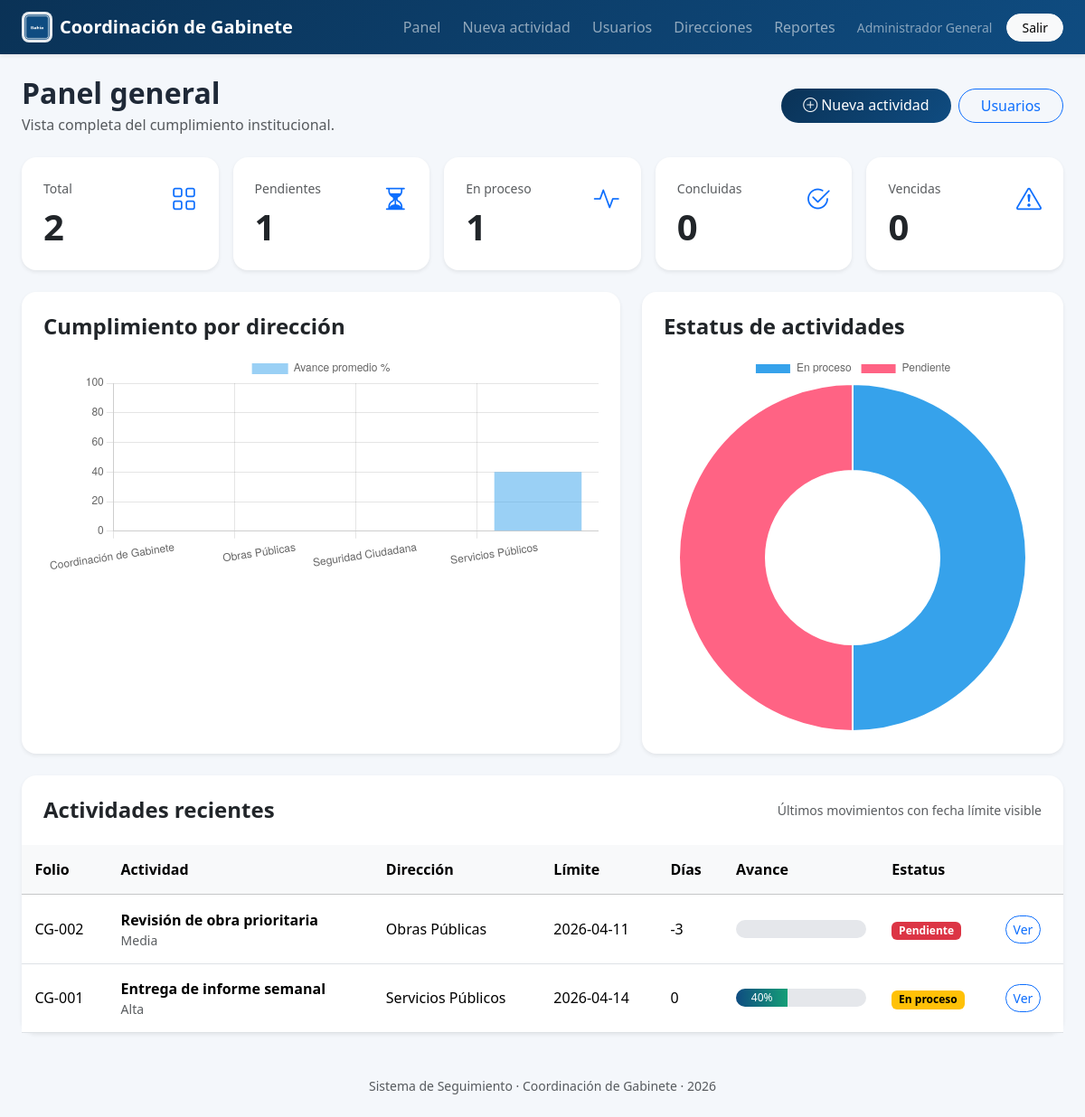
The app's page /dashboard (signed in) with its own data.
### tables this page shows
CREATE TABLE activities (
            id INTEGER PRIMARY KEY AUTOINCREMENT,
            folio TEXT NOT NULL UNIQUE,
            title TEXT NOT NULL,
            description TEXT,
            direction_id INTEGER NOT NULL,
            created_by INTEGER NOT NULL,
            assigned_date TEXT NOT NULL,
            due_date TEXT NOT NULL,
            priority TEXT NOT NULL CHECK(priority IN ('Alta', 'Media', 'Baja')),
            status TEXT NOT NULL CHECK(status IN ('Pendiente', 'En proceso', 'Concluida', 'Vencida')),
            progress INTEGER NOT NULL DEFAULT 0,
            observations TEXT,
            created_at TEXT NOT NULL,
            updated_at TEXT NOT NULL,
            FOREIGN KEY (direction_id) REFERENCES directions(id),
            FOREIGN KEY (created_by) REFERENCES users(id)
        );

CREATE TABLE directions (
            id INTEGER PRIMARY KEY AUTOINCREMENT,
            name TEXT NOT NULL UNIQUE,
            responsible_name TEXT,
            email TEXT,
            created_at TEXT NOT NULL
        );

### app.py (the view, shortened to what this page needs)
@app.route("/dashboard")
@login_required
def dashboard():
    refresh_overdue_statuses()
    user = current_user()
    conn = get_db()
    if session.get("role") == "admin":
        activities = conn.execute(
            """
            SELECT a.*, d.name AS direction_name
            FROM activities a
            JOIN directions d ON d.id = a.direction_id
            ORDER BY a.due_date ASC, a.id DESC
            LIMIT 12
            """
        ).fetchall()
        directions = conn.execute(
            "SELECT id, name FROM directions ORDER BY name"
        ).fetchall()
        counts = get_dashboard_counts()
        conn.close()
        return render_template(
            "dashboard_admin.html",
            user=user,
            activities=activities,
            directions=directions,
            counts=counts,
            days_remaining=days_remaining,
            status_color=status_color,
        )

### app.py (called while the page is built)
def get_db():
    conn = sqlite3.connect(DB_PATH)
    conn.row_factory = sqlite3.Row
    return conn

def now_iso():
    return datetime.now().strftime("%Y-%m-%d %H:%M:%S")

def login_required(view):
    @wraps(view)
    def wrapped(*args, **kwargs):
        if "user_id" not in session:
            flash("Debes iniciar sesión.", "warning")
            return redirect(url_for("login"))
        return view(*args, **kwargs)
    return wrapped

def current_user():
    if "user_id" not in session:
        return None
    conn = get_db()
    user = conn.execute(
        """
        SELECT u.*, d.name AS direction_name
        FROM users u
        LEFT JOIN directions d ON d.id = u.direction_id
        WHERE u.id = ?
        """,
        (session["user_id"],),
    ).fetchone()
    conn.close()
    return user

def status_color(activity):
    remaining = days_remaining(activity["due_date"])
    if activity["status"] == "Concluida":
        return "success"
    if remaining < 0:
        return "danger"
    if remaining <= 3:
        return "warning"
    return "primary"

def days_remaining(due_date_str):
    due = datetime.strptime(due_date_str, "%Y-%m-%d").date()
    return (due - date.today()).days

def normalize_activity_status(progress, due_date_str):
    if progress >= 100:
        return "Concluida"
    if days_remaining(due_date_str) < 0:
        return "Vencida"
    if progress > 0:
        return "En proceso"
    return "Pendiente"

def refresh_overdue_statuses():
    conn = get_db()
    rows = conn.execute("SELECT id, progress, due_date FROM activities").fetchall()
    for row in rows:
        status = normalize_activity_status(row["progress"], row["due_date"])
        conn.execute(
            "UPDATE activities SET status = ?, updated_at = ? WHERE id = ?",
            (status, now_iso(), row["id"]),
        )
    conn.commit()
    conn.close()

@app.context_processor
def inject_globals():
    return {
        "session": session,
        "current_year": datetime.now().year,
    }

### templates/dashboard_admin.html (shortened to what this page needs)
{% extends 'base.html' %}
{% block content %}
<div class="d-flex flex-wrap justify-content-between align-items-center gap-3 mb-4">
  <div>
    <h1 class="h2 fw-bold mb-1">Panel general</h1>
    <p class="text-muted mb-0">Vista completa del cumplimiento institucional.</p>
  </div>
  <div class="d-flex gap-2">
    <a href="{{ url_for('activity_new') }}" class="btn btn-brand rounded-pill px-4"><i class="bi bi-plus-circle me-1"></i>Nueva actividad</a>
    <a href="{{ url_for('users') }}" class="btn btn-outline-primary rounded-pill px-4">Usuarios</a>
  </div>
</div>
<div class="row g-3 mb-4">
  {% set items = [
    ('Total', counts.total, 'bi-grid'),
    ('Pendientes', counts.pending, 'bi-hourglass-split'),
    ('En proceso', counts.in_progress, 'bi-activity'),
    ('Concluidas', counts.done, 'bi-check2-circle'),
    ('Vencidas', counts.overdue, 'bi-exclamation-triangle')
  ] %}
  {% for title, value, icon in items %}
  <div class="col-6 col-lg">
    <div class="card border-0 shadow-sm rounded-4 h-100">
      <div class="card-body p-4">
        <div class="d-flex justify-content-between align-items-start">
          <div>
            <div class="text-muted small">{{ title }}</div>
            <div class="display-6 fw-bold mt-2">{{ value }}</div>
          </div>
          <i class="bi {{ icon }} fs-3 text-primary"></i>
        </div>
      </div>
    </div>
  </div>
  {% endfor %}
</div>
<div class="row g-4 mb-4">
  <div class="col-lg-7">
    <div class="card border-0 shadow-sm rounded-4 h-100">
      <div class="card-body p-4">
        <h2 class="h4 fw-bold mb-3">Cumplimiento por dirección</h2>
        <canvas id="progressChart" height="120"></canvas>
      </div>
    </div>
  </div>
  <div class="col-lg-5">
    <div class="card border-0 shadow-sm rounded-4 h-100">
      <div class="card-body p-4">
        <h2 class="h4 fw-bold mb-3">Estatus de actividades</h2>
        <canvas id="statusChart" height="220"></canvas>
      </div>
    </div>
  </div>
</div>
<div class="card border-0 shadow-sm rounded-4">
  <div class="card-body p-0">
    <div class="p-4 d-flex justify-content-between align-items-center flex-wrap gap-2">
      <h2 class="h4 fw-bold mb-0">Actividades recientes</h2>
      <span class="text-muted small">Últimos movimientos con fecha límite visible</span>
    </div>
    <div class="table-responsive">
      <table class="table align-middle mb-0">
        <thead class="table-light">
          <tr>
            <th>Folio</th>
            <th>Actividad</th>
            <th>Dirección</th>
            <th>Límite</th>
            <th>Días</th>
            <th>Avance</th>
            <th>Estatus</th>
            <th></th>
          </tr>
        </thead>
        <tbody>
          {% for activity in activities %}
          <tr>
            <td>{{ activity.folio }}</td>
            <td>
              <div class="fw-semibold">{{ activity.title }}</div>
              <div class="small text-muted">{{ activity.priority }}</div>
            </td>
            <td>{{ activity.direction_name }}</td>
            <td>{{ activity.due_date }}</td>
            <td>{{ days_remaining(activity.due_date) }}</td>
            <td style="min-width:150px;">
              <div class="progress rounded-pill" role="progressbar" aria-valuenow="{{ activity.progress }}" aria-valuemin="0" aria-valuemax="100">
                <div class="progress-bar" style="width: {{ activity.progress }}%">{{ activity.progress }}%</div>
              </div>
            </td>
            <td><span class="badge text-bg-{{ status_color(activity) }}">{{ activity.status }}</span></td>
            <td><a class="btn btn-sm btn-outline-primary rounded-pill" href="{{ url_for('activity_detail', activity_id=activity.id) }}">Ver</a></td>
          </tr>
          {% else %}
          <tr><td colspan="8" class="text-center py-4 text-muted">Sin actividades registradas.</td></tr>
          {% endfor %}
        </tbody>
      </table>
    </div>
  </div>
</div>
{% endblock %}
{% block scripts %}
<script>
fetch("{{ url_for('dashboard_data') }}")
  .then(res => res.json())
  .then(data => {
    new Chart(document.getElementById('progressChart'), {
      type: 'bar',
      data: {
        labels: data.progress.map(i => i.label),
        datasets: [{ label: 'Avance promedio %', data: data.progress.map(i => i.value) }]
      },
      options: { responsive: true, scales: { y: { beginAtZero: true, max: 100 } } }
    });
    new Chart(document.getElementById('statusChart'), {
      type: 'doughnut',
      data: {
        labels: data.statuses.map(i => i.label),
        datasets: [{ data: data.statuses.map(i => i.value) }]
      },
      options: { responsive: true }
    });
  });
</script>
{% endblock %}

### templates/base.html (shortened to what this page needs)
<!doctype html>
<html lang="es">
<head>
  <link href="https://cdn.jsdelivr.net/npm/bootstrap@5.3.3/dist/css/bootstrap.min.css" rel="stylesheet">
  <link href="https://cdn.jsdelivr.net/npm/bootstrap-icons@1.11.3/font/bootstrap-icons.css" rel="stylesheet">
  <link rel="stylesheet" href="{{ url_for('static', filename='style.css') }}">
</head>
<body>
  <nav class="navbar navbar-expand-lg navbar-dark bg-brand shadow-sm sticky-top">
    <div class="container-fluid px-3 px-lg-4">
      <a class="navbar-brand fw-bold d-flex align-items-center gap-2" href="{{ url_for('index') }}">
        <img src="{{ url_for('static', filename='logo_bahia.png') }}" class="brand-logo" alt="Logo Bahía">
        <span>Coordinación de Gabinete</span>
      </a>
      <div class="collapse navbar-collapse" id="mainNav">
        {% if session.user_id %}
        <ul class="navbar-nav ms-auto mb-2 mb-lg-0 align-items-lg-center gap-lg-2">
          <li class="nav-item"><a class="nav-link" href="{{ url_for('dashboard') }}">Panel</a></li>
          {% if session.role == 'admin' %}
          <li class="nav-item"><a class="nav-link" href="{{ url_for('activity_new') }}">Nueva actividad</a></li>
          <li class="nav-item"><a class="nav-link" href="{{ url_for('users') }}">Usuarios</a></li>
          <li class="nav-item"><a class="nav-link" href="{{ url_for('directions') }}">Direcciones</a></li>
          {% endif %}
          <li class="nav-item"><a class="nav-link" href="{{ url_for('reports') }}">Reportes</a></li>
          <li class="nav-item text-white-50 small px-lg-2">{{ session.full_name }}</li>
          <li class="nav-item"><a class="btn btn-light btn-sm rounded-pill px-3" href="{{ url_for('logout') }}">Salir</a></li>
        </ul>
        {% else %}
        <div class="ms-auto">
          <a class="btn btn-light rounded-pill px-4" href="{{ url_for('login') }}">Iniciar sesión</a>
        </div>
        {% endif %}
      </div>
    </div>
  </nav>
  <main class="py-4">
    <div class="container-fluid px-3 px-lg-4">
      {% block content %}{% endblock %}
    </div>
  </main>
  <footer class="footer mt-auto py-4">
    <div class="container-fluid px-3 px-lg-4 text-center text-muted small">
      Sistema de Seguimiento · Coordinación de Gabinete · {{ current_year }}
    </div>
  </footer>
  {% block scripts %}{% endblock %}
</body>
</html>

### static/style.css (style rules this page uses)
:root { --brand: #0f4c81; --brand-dark: #0a3256; --light-bg: #f4f7fb; }
body { background: var(--light-bg); color: #1f2937; }
.bg-brand { background: linear-gradient(135deg, var(--brand-dark), var(--brand)); }
.btn-brand { background: linear-gradient(135deg, var(--brand-dark), var(--brand)); color: #fff; border: none; }
.brand-logo { width: 34px; height: 34px; object-fit: contain; border-radius: .5rem; background: rgba(255,255,255,.9); padding: .2rem; }
.table > :not(caption) > * > * { padding: .95rem .9rem; }
.progress { height: 20px; background: #e5e7eb; }
.progress-bar { background: linear-gradient(90deg, #0f4c81, #159e77); }
.footer { background: transparent; }

### records on screen
activities: status "En proceso", value "1", folio "CG-001", title "Entrega de informe semanal", priority "Alta", direction_name "Servicios Públicos", due_date "2026-04-14", due_date "0", progress "40"
activities: folio "CG-002", title "Revisión de obra prioritaria", priority "Media", direction_name "Obras Públicas", due_date "2026-04-11", due_date "-3", {{ activity.progress }} 0 (drawn), status "Pendiente"

### other values on screen
{{ session.full_name }} "Administrador General"
{{ title }} "Total" "Pendientes" "Concluidas" "Vencidas"
{{ value }} "2" "1" "0" "0"
